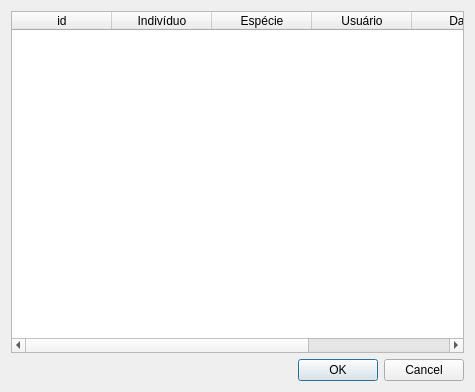
<?xml version="1.0" encoding="UTF-8"?>
<ui version="4.0">
 <class>DialogSelectSession</class>
 <widget class="QDialog" name="DialogSelectSession">
  <property name="geometry">
   <rect>
    <x>0</x>
    <y>0</y>
    <width>475</width>
    <height>392</height>
   </rect>
  </property>
  <property name="windowTitle">
   <string>Seesões</string>
  </property>
  <layout class="QVBoxLayout" name="verticalLayout">
   <item>
    <widget class="QTableWidget" name="lista">
     <property name="editTriggers">
      <set>QAbstractItemView::NoEditTriggers</set>
     </property>
     <property name="selectionMode">
      <enum>QAbstractItemView::ExtendedSelection</enum>
     </property>
     <property name="selectionBehavior">
      <enum>QAbstractItemView::SelectRows</enum>
     </property>
     <property name="sortingEnabled">
      <bool>true</bool>
     </property>
     <attribute name="horizontalHeaderCascadingSectionResizes">
      <bool>false</bool>
     </attribute>
     <attribute name="horizontalHeaderDefaultSectionSize">
      <number>100</number>
     </attribute>
     <attribute name="horizontalHeaderShowSortIndicator" stdset="0">
      <bool>true</bool>
     </attribute>
     <attribute name="horizontalHeaderStretchLastSection">
      <bool>true</bool>
     </attribute>
     <attribute name="verticalHeaderStretchLastSection">
      <bool>false</bool>
     </attribute>
     <column>
      <property name="text">
       <string>id</string>
      </property>
     </column>
     <column>
      <property name="text">
       <string>Indivíduo</string>
      </property>
     </column>
     <column>
      <property name="text">
       <string>Espécie</string>
      </property>
     </column>
     <column>
      <property name="text">
       <string>Usuário</string>
      </property>
     </column>
     <column>
      <property name="text">
       <string>Data</string>
      </property>
     </column>
     <column>
      <property name="text">
       <string>Descrição</string>
      </property>
     </column>
    </widget>
   </item>
   <item>
    <widget class="QDialogButtonBox" name="buttonBox">
     <property name="orientation">
      <enum>Qt::Horizontal</enum>
     </property>
     <property name="standardButtons">
      <set>QDialogButtonBox::Cancel|QDialogButtonBox::Ok</set>
     </property>
    </widget>
   </item>
  </layout>
 </widget>
 <resources/>
 <connections>
  <connection>
   <sender>buttonBox</sender>
   <signal>accepted()</signal>
   <receiver>DialogSelectSession</receiver>
   <slot>accept()</slot>
   <hints>
    <hint type="sourcelabel">
     <x>248</x>
     <y>254</y>
    </hint>
    <hint type="destinationlabel">
     <x>157</x>
     <y>274</y>
    </hint>
   </hints>
  </connection>
  <connection>
   <sender>buttonBox</sender>
   <signal>rejected()</signal>
   <receiver>DialogSelectSession</receiver>
   <slot>reject()</slot>
   <hints>
    <hint type="sourcelabel">
     <x>316</x>
     <y>260</y>
    </hint>
    <hint type="destinationlabel">
     <x>286</x>
     <y>274</y>
    </hint>
   </hints>
  </connection>
 </connections>
</ui>
